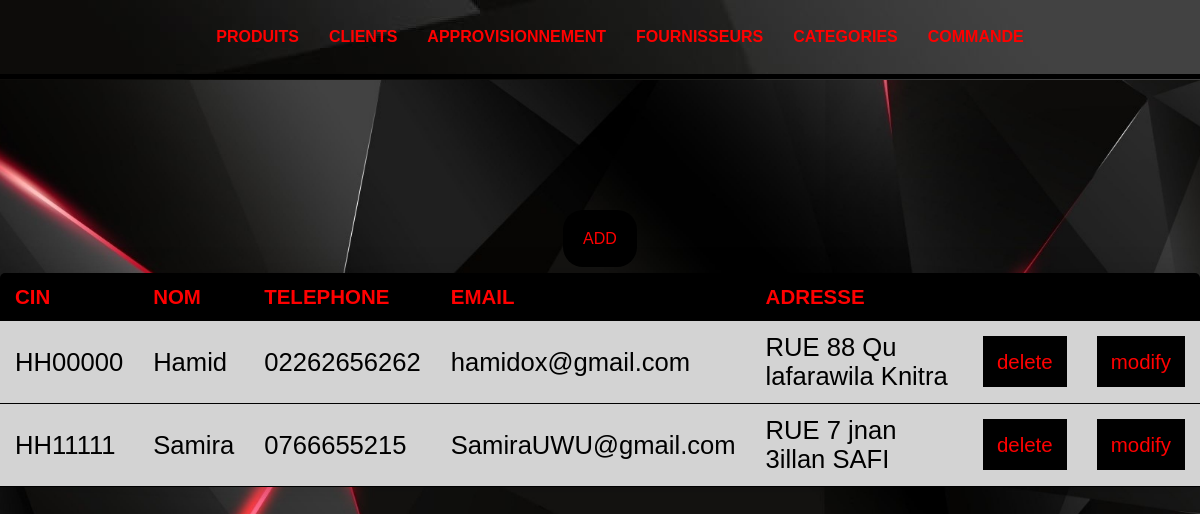
Screenshot of /pages/fetchclients.php with the database file from the repository.
### tables this page shows
CREATE TABLE `client` (
  `id` varchar(12) NOT NULL DEFAULT '0',
  `nom` varchar(40) NOT NULL,
  `tele` varchar(30) NOT NULL,
  `email` varchar(40) NOT NULL,
  `adresse` varchar(50) NOT NULL
);

### pages/fetchclients.php (the view, shortened to what this page needs)
<html>
        <body>
            <section class="navbar">
                <nav>
                    <ul>
                    <li><a href="fetchProduit.php">PRODUITS</a></li>
                        <li><a href="fetchclients.php">CLIENTS</a></li>
                        <li><a href="fetchApprov.php">APPROVISIONNEMENT</a></li>
                        <li><a href="fetchfours.php">FOURNISSEURS</a></li>
                        <li><a href="fetchcat.php">CATEGORIES</a></li>
                        <li><a href="fetchCommande.php">COMMANDE</a></li>
                    </ul>
                </nav>
            </section>
        <body>
            <center>
            <?php
        try {
            $bdd = new PDO('mysql:host=localhost;dbname=projet_web', 'root', ''); }
            catch(PDOException $e)
        {
            echo $e->getMessage();
        }
        $result=$bdd->query("SELECT * FROM `client`  ");
        echo "<table class=","content-table",">";
        echo   "<thead>";
        echo   "<tr>";
        echo "<th>CIN</th>";
        echo "<th>NOM</th>";
        echo "<th>TELEPHONE</th>";
        echo "<th>EMAIL</th>";
        echo "<th>ADRESSE</th>";
        echo   "<th></th>";
        echo   "<th></th>";
        echo   "</tr>";
        echo   "</thead>";
        echo   "<tbody>";
        while ($row = $result->fetch(PDO::FETCH_NUM)) {
            echo    "<tr>";
            echo "<td>".$row[0]."</td> ";
            echo "<td>".$row[1]."</td> ";
            echo "<td>".$row[2]."</td> ";
            echo "<td>".$row[3]."</td> ";
            echo "<td>".$row[4]."</td> ";
            echo "<td><a href=","deleteClient.php?ref=".$row[0].""," id=","delete"," >delete</a></td>";
            echo "<td><a href=","modifyclients.php?ref=".$row[0].""," id=","modify",">modify</a></td>";
            echo    "</tr>";
        }
        echo   "</tbody>";
?>
    <a href="insertClient.php" id="ajouter">ADD</a>
            </center>
        </body>
</html>

### pages/fetchclients.php (style rules this page uses)
body { font-family: 'Montserrat', sans-serif; padding: auto; margin: auto; background : url(images/m.jpg) no-repeat center center fixed; -webkit-background-size: cover; -moz-background-size: cover; -o-background-size: cover; background-size: cover; }
center { padding-top: 150px; }
.content-table { border-collapse: collapse; margin: 25px 0; font-size: 1.6em; min-width: 900px; border-radius: 5px 5px 0 0; overflow: hidden; box-shadow: 0 0 28px rgb(0,0,0,0.15); }
.content-table thead tr { background-color: Black; color: red; text-align: left; font-weight: bold; font-size:0.8em; }
.content-table td, .content-table th { padding: 12px 15px; }
.content-table tbody tr { border-bottom: 1.5px black solid; background-color: LightGrey ; }
.navbar { margin: 0px; height: 80px; background-image : url(images/m.jpg); }
.navbar nav { display:flex; flex-wrap:wrap; justify-content: center; align-items: center; border-bottom: 5px solid black; }
.navbar nav ul { list-style-type: none; display: flex; }
.navbar nav ul li { padding: 12px 15px; text-decoration: none; }
.navbar nav ul li a { font-weight:bold; text-decoration: none; color: red; transition: 0.3s ease; }
#delete { padding: 14px 14px 14px 14px; text-decoration: none; color: red; background: black; font-size: 0.8em; transition: 0.3s ease; }
#ajouter { padding: 20px 20px 20px 20px; text-decoration: none; color: red; background: black; font-size: 1em; transition: 0.3s ease; border-radius: 20px; }
#modify { padding: 14px 14px 14px 14px; text-decoration: none; color: red; background: black; font-size: 0.8em; transition: 0.3s ease; }

### rows the page displays
client: id "HH00000", nom "Hamid", tele "02262656262", email "hamidox@gmail.com", adresse "RUE 88 Qu lafarawila Knitra"
client: id "HH11111", nom "Samira", tele "0766655215", email "SamiraUWU@gmail.com", adresse "RUE 7 jnan 3illan SAFI"
